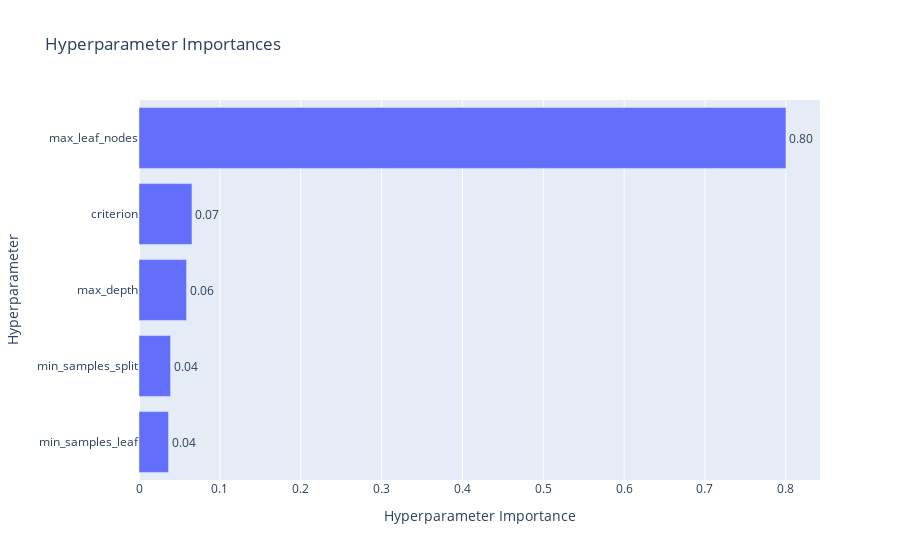

Notebook code cell kept with this figure:
### Code cell
plot_param_importances(study)

### Figure 1 — Plotly figure (JSON) as saved in the notebook; plotly's stock layout.template omitted (floating-point values rounded to 4 significant figures)
{"data": [{"cliponaxis": false, "hovertemplate": ["min_samples_leaf (IntDistribution): 0.03653324556750139<extra></extra>", "min_samples_split (IntDistribution): 0.03900382442683448<extra></extra>", "max_depth (IntDistribution): 0.0588096836454642<extra></extra>", "criterion (CategoricalDistribution): 0.06551814686076897<extra></extra>", "max_leaf_nodes (IntDistribution): 0.800135099499431<extra></extra>"], "name": "Objective Value", "orientation": "h", "text": ["0.04", "0.04", "0.06", "0.07", "0.80"], "textposition": "outside", "type": "bar", "x": [0.03653, 0.039, 0.05881, 0.06552, 0.8001], "y": ["min_samples_leaf", "min_samples_split", "max_depth", "criterion", "max_leaf_nodes"]}], "layout": {"title": {"text": "Hyperparameter Importances"}, "xaxis": {"title": {"text": "Hyperparameter Importance"}}, "yaxis": {"title": {"text": "Hyperparameter"}}}}
